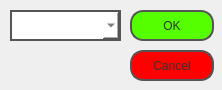
<?xml version="1.0" encoding="UTF-8"?>
<ui version="4.0">
 <class>delete_ui</class>
 <widget class="QWidget" name="delete_ui">
  <property name="geometry">
   <rect>
    <x>0</x>
    <y>0</y>
    <width>222</width>
    <height>90</height>
   </rect>
  </property>
  <property name="windowTitle">
   <string>delete_ui</string>
  </property>
  <widget class="QComboBox" name="box_search">
   <property name="geometry">
    <rect>
     <x>10</x>
     <y>10</y>
     <width>111</width>
     <height>31</height>
    </rect>
   </property>
   <property name="styleSheet">
    <string notr="true">#box_search{
font: 75 12pt &quot;Times New Roman&quot;;
color:#333;
border: 2px solid #555;

padding: 5px;
background: qradialgradient(cx: 0.3, cy: -0.4,
fx: 0.3, fy: -0.4,
radius: 1.5, stop: 0 #fff, stop: 1 #888);
min-width: 70px;

background-color:rgb(255, 255, 255);
}</string>
   </property>
  </widget>
  <widget class="QPushButton" name="okButton">
   <property name="geometry">
    <rect>
     <x>130</x>
     <y>10</y>
     <width>84</width>
     <height>31</height>
    </rect>
   </property>
   <property name="styleSheet">
    <string notr="true">#okButton{
font: 75 12pt &quot;Times New Roman&quot;;
color:#333;
border: 2px solid #555;
border-radius: 13px;
padding: 5px;
background: qradialgradient(cx: 0.3, cy: -0.4,
fx: 0.3, fy: -0.4,
radius: 1.5, stop: 0 #fff, stop: 1 #888);
min-width: 70px;

background-color: rgb(85, 255, 0);
}</string>
   </property>
   <property name="text">
    <string>OK</string>
   </property>
  </widget>
  <widget class="QPushButton" name="cancelButton">
   <property name="geometry">
    <rect>
     <x>130</x>
     <y>50</y>
     <width>84</width>
     <height>31</height>
    </rect>
   </property>
   <property name="styleSheet">
    <string notr="true">#cancelButton{
font: 75 12pt &quot;Times New Roman&quot;;
color:#333;
border: 2px solid #555;
border-radius: 13px;
padding: 5px;
background: qradialgradient(cx: 0.3, cy: -0.4,
fx: 0.3, fy: -0.4,
radius: 1.5, stop: 0 #fff, stop: 1 #888);
min-width: 70px;

background-color:rgb(255, 0, 0);
}</string>
   </property>
   <property name="text">
    <string>Cancel</string>
   </property>
  </widget>
 </widget>
 <layoutdefault spacing="6" margin="11"/>
 <resources/>
 <connections/>
</ui>
